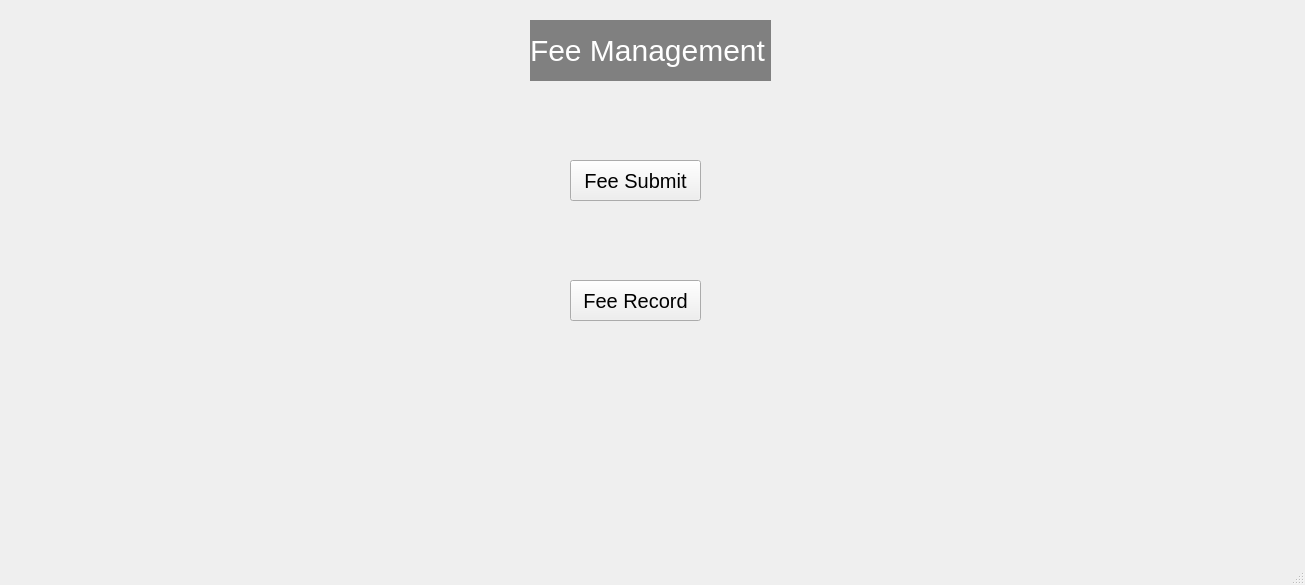
<?xml version="1.0" encoding="UTF-8"?>
<ui version="4.0">
 <class>MainWindow</class>
 <widget class="QMainWindow" name="MainWindow">
  <property name="geometry">
   <rect>
    <x>0</x>
    <y>0</y>
    <width>1305</width>
    <height>585</height>
   </rect>
  </property>
  <property name="windowTitle">
   <string>MainWindow</string>
  </property>
  <widget class="QWidget" name="centralwidget">
   <widget class="QLabel" name="label">
    <property name="geometry">
     <rect>
      <x>530</x>
      <y>20</y>
      <width>241</width>
      <height>61</height>
     </rect>
    </property>
    <property name="styleSheet">
     <string notr="true">QLabel{
background:light gray;
font-size: 30px;
color: white;
}</string>
    </property>
    <property name="text">
     <string>Fee Management </string>
    </property>
   </widget>
   <widget class="QPushButton" name="pushButton">
    <property name="geometry">
     <rect>
      <x>570</x>
      <y>160</y>
      <width>131</width>
      <height>41</height>
     </rect>
    </property>
    <property name="styleSheet">
     <string notr="true">QPushButton{
font-size: 20px;
}</string>
    </property>
    <property name="text">
     <string>Fee Submit</string>
    </property>
   </widget>
   <widget class="QPushButton" name="pushButton_2">
    <property name="geometry">
     <rect>
      <x>570</x>
      <y>280</y>
      <width>131</width>
      <height>41</height>
     </rect>
    </property>
    <property name="styleSheet">
     <string notr="true">QPushButton{
font-size: 20px;
}</string>
    </property>
    <property name="text">
     <string>Fee Record</string>
    </property>
   </widget>
  </widget>
  <widget class="QMenuBar" name="menubar">
   <property name="geometry">
    <rect>
     <x>0</x>
     <y>0</y>
     <width>1305</width>
     <height>23</height>
    </rect>
   </property>
  </widget>
  <widget class="QStatusBar" name="statusbar"/>
 </widget>
 <resources/>
 <connections/>
</ui>
